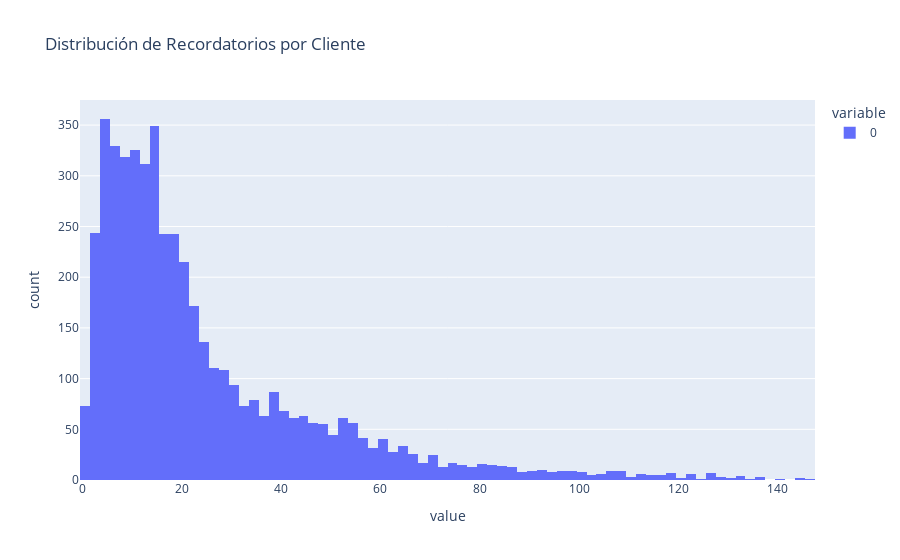

The code cell stored with this chart in its notebook:
### Code cell
px.histogram(reminders.groupby('customer_id').size(), title='Distribución de Recordatorios por Cliente')

### Figure 1 — Plotly figure (JSON) as saved in the notebook; plotly's stock layout.template omitted (floating-point values rounded to 4 significant figures; data arrays with more than 128 entries replaced by an {"elided": "..."} marker saying what was removed)
{"data": [{"bingroup": "x", "hovertemplate": "variable=0<br>value=%{x}<br>count=%{y}<extra></extra>", "legendgroup": "0", "marker": {"color": "#636efa", "pattern": {"shape": ""}}, "name": "0", "orientation": "v", "showlegend": true, "x": {"elided": "4902 int values"}, "xaxis": "x", "yaxis": "y", "type": "histogram"}], "layout": {"xaxis": {"anchor": "y", "domain": [0.0, 1.0], "title": {"text": "value"}}, "yaxis": {"anchor": "x", "domain": [0.0, 1.0], "title": {"text": "count"}}, "legend": {"title": {"text": "variable"}, "tracegroupgap": 0}, "title": {"text": "Distribución de Recordatorios por Cliente"}, "barmode": "relative"}}
